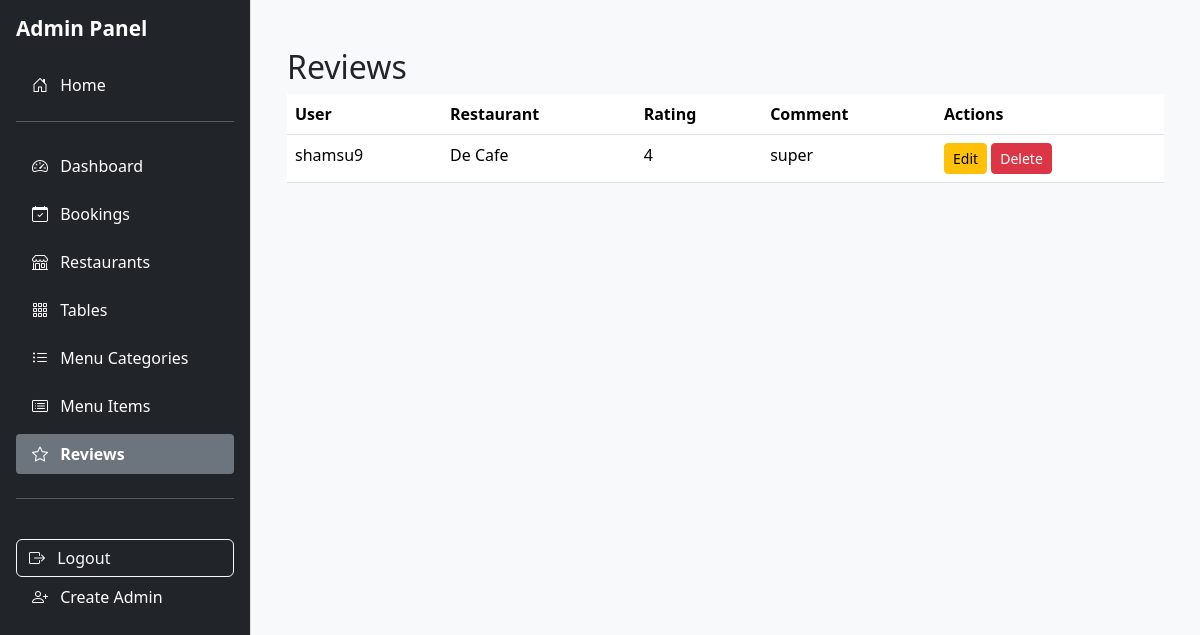
Screenshot of /adminpanel/reviews/ (signed in) with the database file from the repository.
### restaurants/models.py (models this page shows, shortened)
class Review(models.Model):
    restaurant = models.ForeignKey(Restaurant, on_delete=models.CASCADE, related_name='reviews')
    user = models.ForeignKey(settings.AUTH_USER_MODEL, on_delete=models.CASCADE)
    rating = models.PositiveIntegerField(default=1)  # 1–5
    comment = models.TextField(blank=True)
    created_at = models.DateTimeField(auto_now_add=True)
    class Meta:
        ordering = ['-created_at']

class Restaurant(models.Model):
    name = models.CharField(max_length=120)
    address = models.CharField(max_length=255)
    city = models.CharField(max_length=80)
    description = models.TextField(blank=True)
    image = models.ImageField(upload_to='restaurants/', blank=True, null=True)
    opening_time = models.TimeField()
    closing_time = models.TimeField()

### adminpanel/views.py (the view)
# urls.py: path('reviews/', views.review_list, name='review_list'),
@staff_required
def review_list(request):
    reviews = Review.objects.all()
    return render(request, 'adminpanel/review_list.html', {'reviews': reviews})

### adminpanel/views.py (called while the page is built)
def staff_required(view_func):
    return user_passes_test(lambda u: u.is_staff)(view_func)

### adminpanel/templates/adminpanel/review_list.html (shortened to what this page needs)
{% extends "adminpanel/admin_base.html" %}
{% block content %}
<div class="container mt-4">
  <h2>Reviews</h2>
  <table class="table table-hover">
    <thead>
      <tr>
        <th>User</th>
        <th>Restaurant</th>
        <th>Rating</th>
        <th>Comment</th>
        <th>Actions</th>
      </tr>
    </thead>
    <tbody>
      {% for review in reviews %}
      <tr>
        <td>{{ review.user.username }}</td>
        <td>{{ review.restaurant.name }}</td>
        <td>{{ review.rating }}</td>
        <td>{{ review.comment }}</td>
        <td>
          <a href="{% url 'adminpanel:review_edit' review.id %}" class="btn btn-sm btn-warning">Edit</a>
          <a href="{% url 'adminpanel:review_delete' review.id %}" class="btn btn-sm btn-danger">Delete</a>
        </td>
      </tr>
      {% empty %}
      <tr><td colspan="5">No reviews found.</td></tr>
      {% endfor %}
    </tbody>
  </table>
</div>
{% endblock %}

### static/css/admin.css (style rules this page uses)
.table th { font-weight: 600; }

### rows the page displays
Review: user.username "shamsu9", restaurant.name "De Cafe", rating "4", comment "super"
